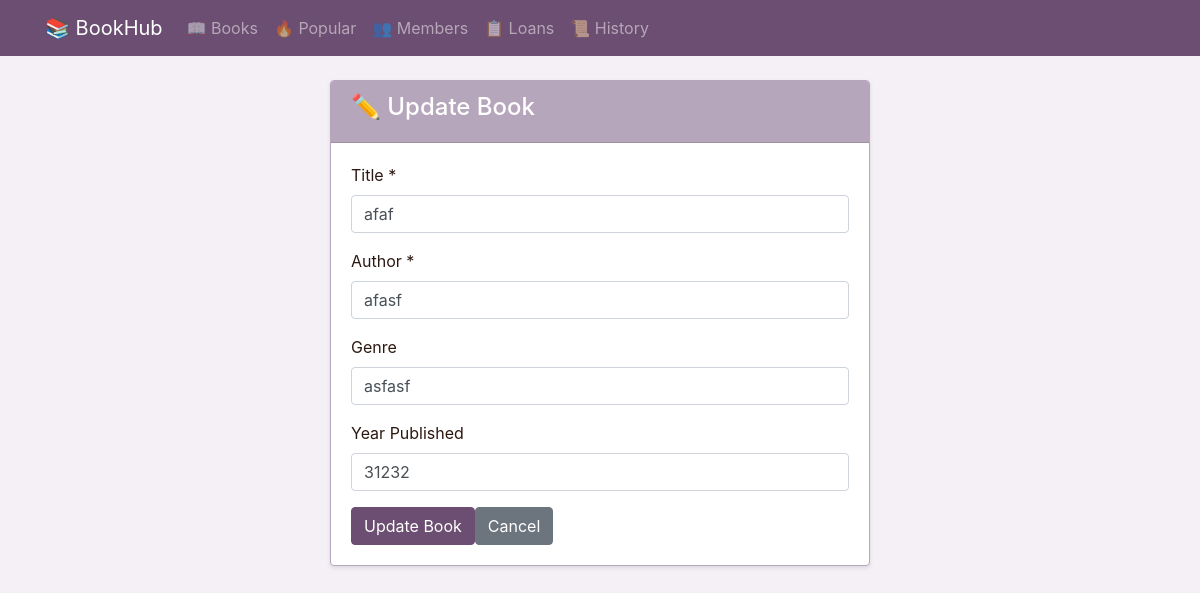
/books/update/1, run on an earlier commit of the app's database.
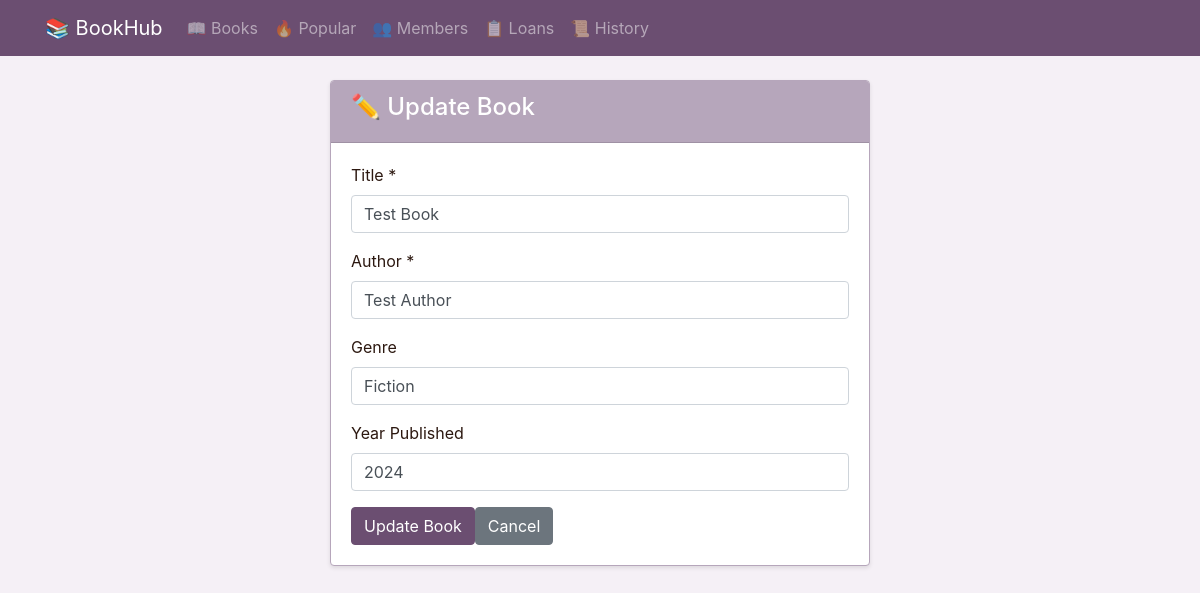
And on a later commit of the database.
### app.py (models this page shows)
class Book(db.Model):
    id = db.Column(db.Integer, primary_key=True)
    title = db.Column(db.String(100), nullable=False)
    author = db.Column(db.String(100), nullable=False)
    genre = db.Column(db.String(50))
    year_published = db.Column(db.Integer)
    average_rating = db.Column(db.Float, default=0.0)  # New field
    reviews = db.relationship('Review', backref='book', lazy=True)  # New relationship

### app.py (the view, shortened to what this page needs)
@app.route('/books/update/<int:id>', methods=['GET', 'POST'])
def update_book(id):
    book = Book.query.get_or_404(id)
    return render_template('update_book.html', book=book)

### templates/update_book.html
{% extends "base.html" %}
{% block content %}
<div class="row justify-content-center">
    <div class="col-md-6">
        <div class="card">
            <div class="card-header">
                <h4>✏️ Update Book</h4>
            </div>
            <div class="card-body">
                <form method="post">
                    <div class="mb-3">
                        <label for="title" class="form-label">Title *</label>
                        <input type="text" class="form-control" name="title" id="title" value="{{ book.title }}" required>
                    </div>
                    <div class="mb-3">
                        <label for="author" class="form-label">Author *</label>
                        <input type="text" class="form-control" name="author" id="author" value="{{ book.author }}" required>
                    </div>
                    <div class="mb-3">
                        <label for="genre" class="form-label">Genre</label>
                        <input type="text" class="form-control" name="genre" id="genre" value="{{ book.genre }}">
                    </div>
                    <div class="mb-3">
                        <label for="year_published" class="form-label">Year Published</label>
                        <input type="number" class="form-control" name="year_published" id="year_published" value="{{ book.year_published }}" min="1000" max="2100">
                    </div>
                    <div class="d-flex gap-2">
                        <button type="submit" class="btn btn-primary">Update Book</button>
                        <a href="/books" class="btn btn-secondary">Cancel</a>
                    </div>
                </form>
            </div>
        </div>
    </div>
</div>
{% endblock %}

What changed in the data, as far as the page shows it:
changed Book: title "afaf" → "Test Book"; author "afasf" → "Test Author"; genre "asfasf" → "Fiction"; year_published "31232" → "2024"
